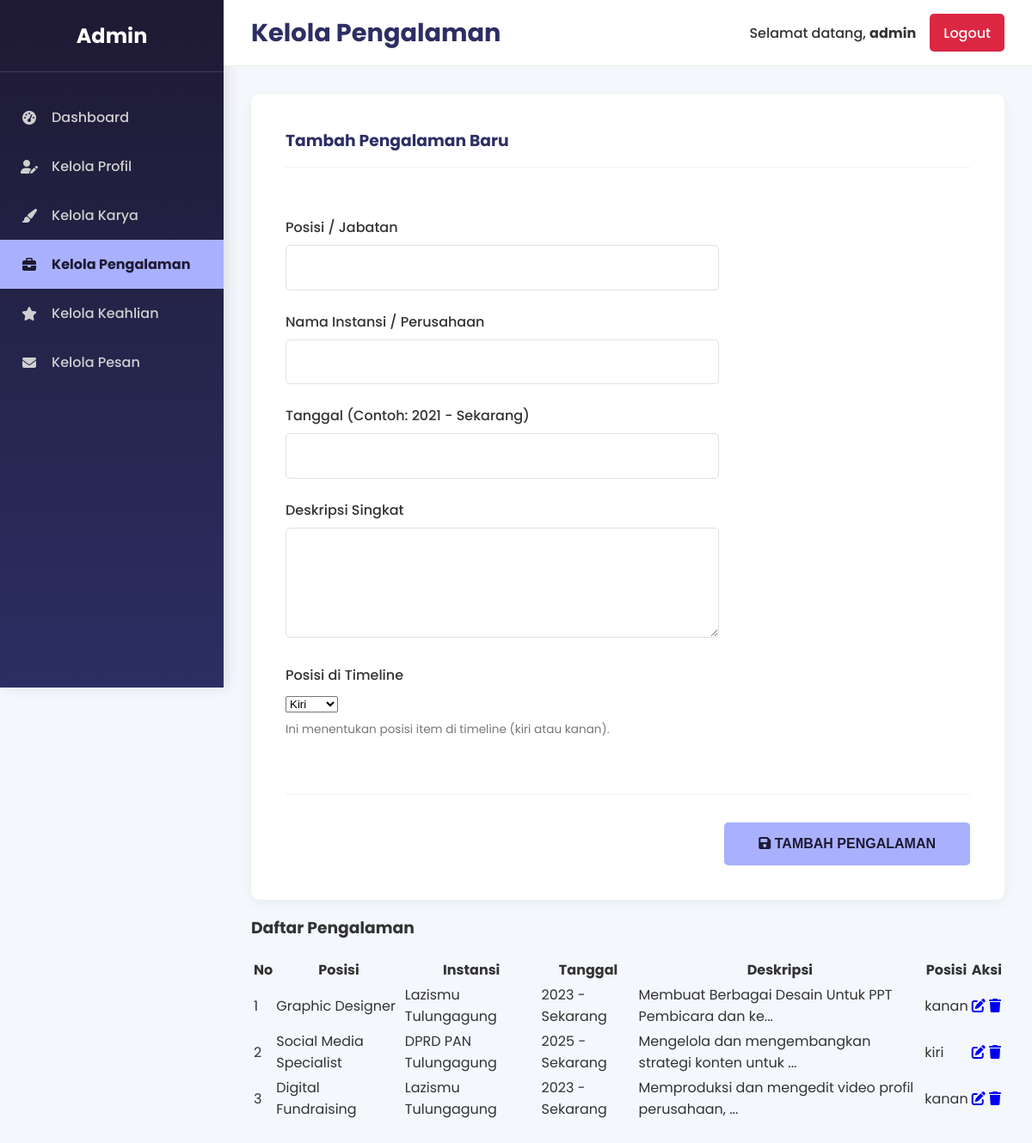
/admin/kelola_pengalaman.php (signed in), run on the app's committed database.
### tables this page shows
CREATE TABLE `pengalaman` (
  `id` int(11) NOT NULL,
  `posisi` varchar(255) NOT NULL,
  `instansi` varchar(255) NOT NULL,
  `tanggal` varchar(100) NOT NULL,
  `deskripsi` text NOT NULL,
  `tipe` enum('kiri','kanan') NOT NULL DEFAULT 'kiri'
);

### admin/kelola_pengalaman.php (the view, shortened to what this page needs)
<?php
require_once 'db_connect.php';
$edit_mode = false;
$item_to_edit = [];
$daftar_pengalaman = [];
try {
    $stmt = $pdo->query("SELECT * FROM pengalaman");
    $daftar_pengalaman = $stmt->fetchAll(PDO::FETCH_ASSOC);
} catch (PDOException $e) {
    $message = "Gagal mengambil daftar pengalaman: " . $e->getMessage();
    $message_type = 'error';
}
$admin_username = $_SESSION['admin_username'] ?? 'Admin';
?>
<!DOCTYPE html>
<html lang="id">
<head>
    <link rel="stylesheet" href="https://cdnjs.cloudflare.com/ajax/libs/font-awesome/6.5.1/css/all.min.css">
    <link rel="stylesheet" href="admin_style.css">
    <link href="https://unpkg.com/aos@2.3.1/dist/aos.css" rel="stylesheet">
</head>
<body>
    <div class="admin-wrapper">
        <aside class="admin-sidebar">
            <div class="sidebar-header">
                <h2>Admin</h2>
            </div>
            <ul class="sidebar-nav">
                <li><a href="index.php"><i class="fas fa-tachometer-alt"></i> <span>Dashboard</span></a></li>
                <li><a href="kelola_profil.php"><i class="fas fa-user-edit"></i> <span>Kelola Profil</span></a></li>
                <li><a href="kelola_karya.php"><i class="fas fa-paint-brush"></i> <span>Kelola Karya</span></a></li>
                <li><a href="kelola_pengalaman.php" class="active"><i class="fas fa-briefcase"></i> <span>Kelola Pengalaman</span></a></li>
                <li><a href="kelola_keahlian.php"><i class="fas fa-star"></i> <span>Kelola Keahlian</span></a></li>
                <li><a href="kelola_pesan.php"><i class="fas fa-envelope"></i> <span>Kelola Pesan</span></a></li>
            </ul>
        </aside>
        <main class="admin-main-content">
            <header class="admin-header">
                <h1>Kelola Pengalaman</h1>
                <div class="admin-user">
                    <span>Selamat datang, <strong><?php echo htmlspecialchars($admin_username); ?></strong></span>
                    <a href="logout.php" class="btn-logout">Logout</a>
                </div>
            </header>
            <section class="admin-content">
                <div class="admin-form-container" data-aos="fade-up">
                    <form class="admin-form single-column" action="kelola_pengalaman.php" method="POST">
                        <h3 class="form-title"><?php echo $edit_mode ? 'Edit Pengalaman' : 'Tambah Pengalaman Baru'; ?></h3>
                        <div class="form-section">
                            <div class="form-group-admin">
                                <label for="posisi">Posisi / Jabatan</label>
                                <input type="text" id="posisi" name="posisi" value="<?php echo htmlspecialchars($item_to_edit['posisi'] ?? ''); ?>" required>
                            </div>
                            <div class="form-group-admin">
                                <label for="instansi">Nama Instansi / Perusahaan</label>
                                <input type="text" id="instansi" name="instansi" value="<?php echo htmlspecialchars($item_to_edit['instansi'] ?? ''); ?>" required>
                            </div>
                            <div class="form-group-admin">
                                <label for="tanggal">Tanggal (Contoh: 2021 - Sekarang)</label>
                                <input type="text" id="tanggal" name="tanggal" value="<?php echo htmlspecialchars($item_to_edit['tanggal'] ?? ''); ?>" required>
                            </div>
                            <div class="form-group-admin">
                                <label for="deskripsi">Deskripsi Singkat</label>
                                <textarea id="deskripsi" name="deskripsi" rows="4"><?php echo htmlspecialchars($item_to_edit['deskripsi'] ?? ''); ?></textarea>
                            </div>
                            <div class="form-group-admin">
                                <label for="tipe">Posisi di Timeline</label>
                                <select id="tipe" name="tipe" required>
                                    <option value="kiri" <?php echo ($item_to_edit['tipe'] ?? '') == 'kiri' ? 'selected' : ''; ?>>Kiri</option>
                                </select>
                                <small>Ini menentukan posisi item di timeline (kiri atau kanan).</small>
                            </div>
                        </div>
                        <div class="form-actions">
                            <button type="submit" name="submit_pengalaman" class="btn-save">
                                <i class="fas fa-save"></i> <?php echo $edit_mode ? 'Simpan Perubahan' : 'Tambah Pengalaman'; ?>
                            </button>
                        </div>
                    </form>
                </div>
                <div class="admin-table-container" data-aos="fade-up" data-aos-delay="100">
                    <h3 class="table-title">Daftar Pengalaman</h3>
                    <table class="admin-table">
                        <thead>
                            <tr>
                                <th>No</th>
                                <th>Posisi</th>
                                <th>Instansi</th>
                                <th>Tanggal</th>
                                <th>Deskripsi</th>
                                <th>Posisi</th>
                                <th>Aksi</th>
                            </tr>
                        </thead>
                        <tbody>
                            <?php if (empty($daftar_pengalaman)): ?>
                                <tr>
                                    <td colspan="7" style="text-align: center;">Belum ada data.</td>
                                </tr>
                            <?php else: ?>
                                <?php $i = 1; foreach ($daftar_pengalaman as $item): ?>
                                    <tr>
                                        <td><?php echo $i++; ?></td>
                                        <td><?php echo htmlspecialchars($item['posisi']); ?></td>
                                        <td><?php echo htmlspecialchars($item['instansi']); ?></td>
                                        <td><?php echo htmlspecialchars($item['tanggal']); ?></td>
                                        <td><?php echo substr(htmlspecialchars($item['deskripsi']), 0, 50) . '...'; ?></td>
                                        <td><?php echo htmlspecialchars($item['tipe']); ?></td>
                                        <td>
                                            <div class="action-buttons">
                                                <a href="?action=edit&id=<?php echo $item['id']; ?>" class="btn-edit"><i class="fas fa-edit"></i></a>
                                                <a href="?action=delete&id=<?php echo $item['id']; ?>" class="btn-delete" onclick="return confirm('Yakin ingin menghapus data ini?');"><i class="fas fa-trash"></i></a>
                                            </div>
                                        </td>
                                    </tr>
                                <?php endforeach; ?>
                            <?php endif; ?>
                        </tbody>
                    </table>
                </div>
            </section>
        </main>
    </div>
</body>
</html>

### admin/admin_style.css (style rules this page uses)
:root { --bg-dark-1: #1E1A33; --bg-dark-2: #2C2E63; --bg-light: #F4F7FC; --text-main: #FFFFFF; --text-dark: #333; --text-secondary: #CFCFCF; --accent: #A9B1FF; --accent-dark: #6a79ff; --danger: #DC2743; --success: #25D366; --border-color: #E0E0E0; }
body { font-family: 'Poppins', sans-serif; margin: 0; padding: 0; background-color: var(--bg-light); color: var(--text-dark); }
.admin-wrapper { display: flex; }
.admin-sidebar { width: 260px; background: linear-gradient(180deg, var(--bg-dark-1), var(--bg-dark-2)); color: var(--text-main); min-height: 100vh; position: fixed; top: 0; left: 0; box-shadow: 5px 0 15px rgba(0,0,0,0.1); }
.sidebar-header { padding: 1.5rem; text-align: center; border-bottom: 1px solid rgba(169, 177, 255, 0.2); }
.sidebar-header h2 { margin: 0; color: var(--text-main); font-size: 1.5rem; }
.sidebar-nav { list-style: none; padding: 0; margin: 1.5rem 0; }
.sidebar-nav li a { display: flex; align-items: center; gap: 1rem; padding: 1rem 1.5rem; color: var(--text-secondary); font-weight: 500; transition: background 0.3s ease, color 0.3s ease; text-decoration: none; }
.sidebar-nav li a.active { background: var(--accent); color: var(--bg-dark-1); font-weight: 700; border-left: 4px solid var(--accent); padding-left: calc(1.5rem - 4px); }
.sidebar-nav li a i { width: 20px; text-align: center; }
.admin-main-content { margin-left: 260px; width: calc(100% - 260px); padding: 0; }
.admin-header { display: flex; justify-content: space-between; align-items: center; padding: 1rem 2rem; background: var(--text-main); border-bottom: 1px solid #EEE; position: sticky; top: 0; z-index: 900; }
.admin-header h1 { margin: 0; font-size: 1.8rem; color: var(--bg-dark-2); }
.admin-user { display: flex; align-items: center; gap: 1rem; }
.admin-user span { font-weight: 500; }
.btn-logout { background: var(--danger); color: white; padding: 0.6rem 1rem; border-radius: 5px; font-weight: 500; transition: background 0.3s ease; text-decoration: none; }
.admin-content { padding: 2rem; }
.admin-form-container { background: var(--text-main); border-radius: 10px; box-shadow: 0 4px 15px rgba(0,0,0,0.05); }
.admin-form { display: grid; grid-template-columns: 2fr 1fr; gap: 2.5rem; padding: 2.5rem; }
.form-title { grid-column: 1 / -1; margin: 0 0 1rem 0; color: var(--bg-dark-2); border-bottom: 2px solid var(--bg-light); padding-bottom: 1rem; }
.form-group-admin { margin-bottom: 1.5rem; }
.form-group-admin label { display: block; font-weight: 500; margin-bottom: 0.5rem; color: #333; }
.form-group-admin input[type="text"], .form-group-admin input[type="url"], .form-group-admin textarea { width: 100%; padding: 0.8rem 1rem; border: 1px solid var(--border-color); border-radius: 5px; font-size: 1rem; font-family: 'Poppins', sans-serif; color: var(--text-dark); box-sizing: border-box; transition: border-color 0.3s ease, box-shadow 0.3s ease; }
.form-group-admin textarea { min-height: 100px; resize: vertical; }
.form-group-admin small { color: #777; font-size: 0.85rem; margin-top: 0.5rem; display: block; }
.form-actions { grid-column: 1 / -1; text-align: right; border-top: 2px solid var(--bg-light); padding-top: 2rem; }
.btn-save { padding: 1rem 2.5rem; background: var(--accent); color: var(--bg-dark-1); border: none; border-radius: 5px; font-weight: 700; font-size: 1rem; cursor: pointer; transition: background 0.3s ease; text-transform: uppercase; }

### data on the page
pengalaman: posisi "Graphic Designer", instansi "Lazismu Tulungagung", tanggal "2023 - Sekarang", deskripsi "Membuat Berbagai Desain Untuk PPT Pembicara dan ke", tipe "kanan"
pengalaman: posisi "Social Media Specialist", instansi "DPRD PAN Tulungagung", tanggal "2025 - Sekarang", deskripsi "Mengelola dan mengembangkan strategi konten untuk", tipe "kiri"
pengalaman: posisi "Digital Fundraising", instansi "Lazismu Tulungagung", tanggal "2023 - Sekarang", deskripsi "Memproduksi dan mengedit video profil perusahaan,", tipe "kanan"

### other printed values
$admin_username "admin"
